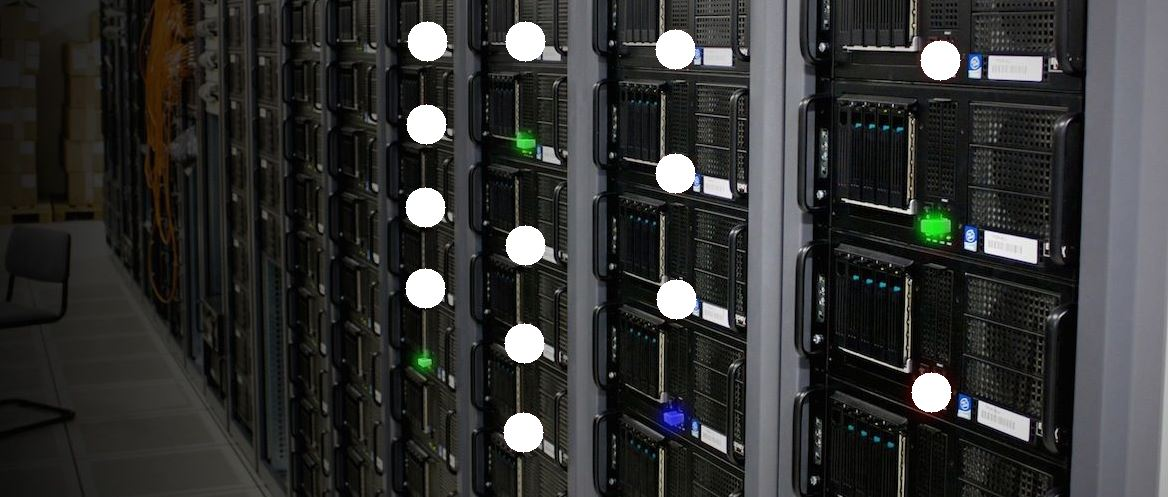
#> input picture red-detect-3-overlay.jpg, 1168 x 497 px, given in place of the camera
$ python detect-color-camera.py
#> lines starting #> are read from the running program, lines starting #| are printed output that depends on the picture
#
# * Copyright 2022 Vasoo Veerapen
# * vasoo (dot) veerapen (at) gmail (dot) com
# * https://www.linkedin.com/in/veerapen/
# *
# * This file is part of detect-color-camera.py
# *
# * SHAREMIG is free software: you can redistribute it and/or modify
#  it under the terms of the GNU General Public License as published by
#  the Free Software Foundation, either version 3 of the License, or
#  (at your option) any later version.
#  This program is distributed in the hope that it will be useful,
#  but WITHOUT ANY WARRANTY; without even the implied warranty of
#  MERCHANTABILITY or FITNESS FOR A PARTICULAR PURPOSE.  See the
#  GNU General Public License for more details.
#  You should have received a copy of the GNU General Public License
#  along with this program.  If not, see <https://www.gnu.org/licenses/>.

import cv2
import numpy as np

#Find the average of a list of numbers
def average(lst):
    return sum(lst) / len(lst)

#Create an array with a number of zeros
def zero_maker(n):
    listofzeros = [0] * n
    return listofzeros

#Adjust the brightness to detect. Depends on your environment and camera
thresh_value = 100

#A list to store the number of points of interest detected over time
poi_queue = zero_maker(20)

#Capture from a webcam or RTSP stream
cap = cv2.VideoCapture(0)

while(1):

    # Take each frame
    _, source = cap.read()
#> source is the input picture: shape (497, 1168, 3); mean B, G, R 50, 50.9, 50.4

    #Normalise the image
    norm_image = np.zeros(source.shape)
    norm_image = cv2.normalize(source, norm_image, 100, 255, cv2.NORM_MINMAX)
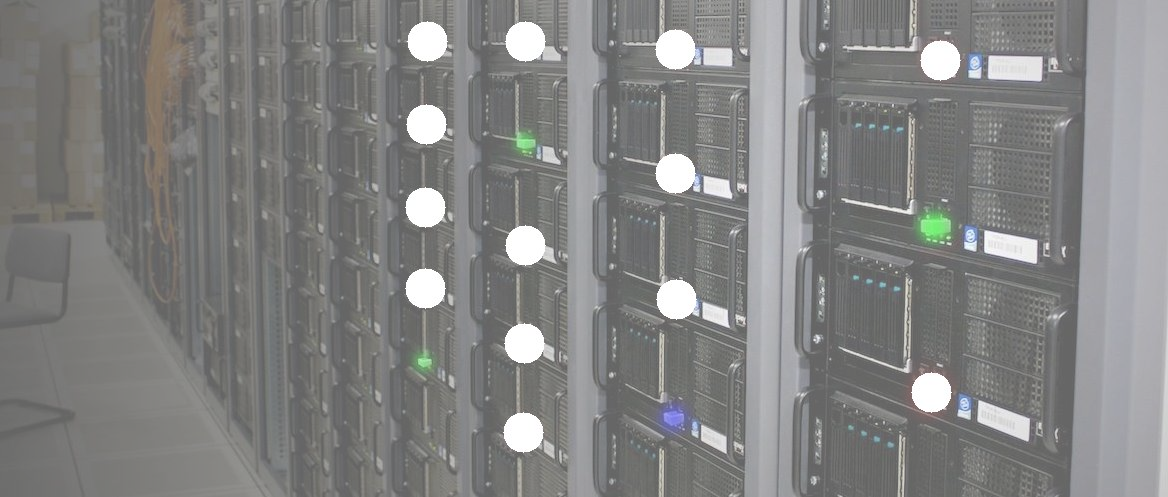
#> norm_image: shape (497, 1168, 3); mean B, G, R 130.4, 131, 130.6

    #Remove noise from the source image
    median = cv2.medianBlur(norm_image, 15)
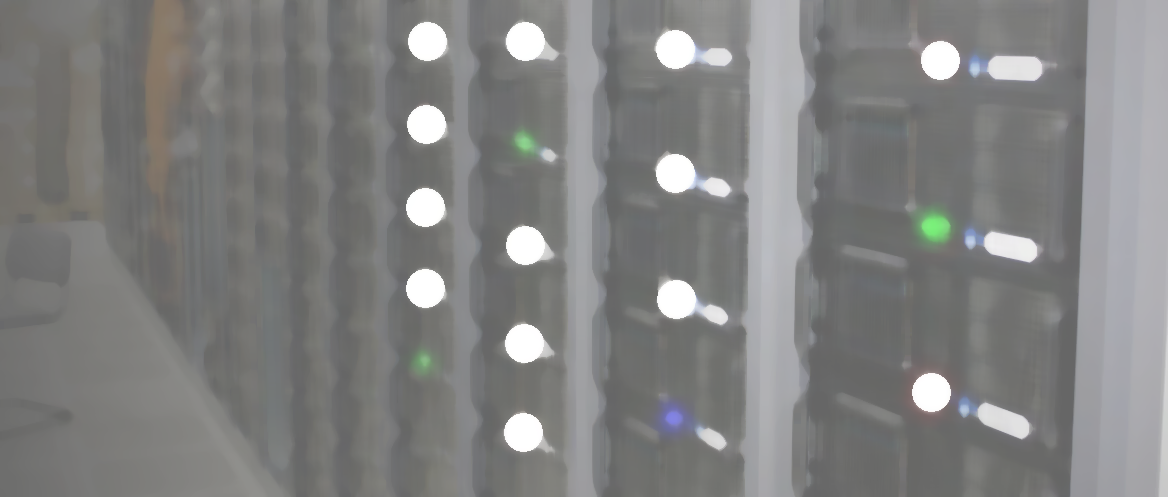
#> median: shape (497, 1168, 3); mean B, G, R 129.3, 129.8, 129.5

    # Convert BGR to HSV
    hsv_source = cv2.cvtColor(median, cv2.COLOR_BGR2HSV)
#> hsv_source: shape (497, 1168, 3); mean H, S, V 58.3, 6.4, 131.3

    # Setup the "Lower red" mask
    lower_red = np.array([0,100,100])
    upper_red = np.array([5,255,255])
    red_mask_1 = cv2.inRange(hsv_source, lower_red, upper_red)
#> red_mask_1: shape (497, 1168); every value is 0

    # Setup the "Upper red" mask
    lower_red = np.array([160,100,100])
    upper_red = np.array([179,255,255])
    red_mask_2 = cv2.inRange(hsv_source, lower_red, upper_red)

    # Join both masks
    red_mask_final = red_mask_1 + red_mask_2

    # Bitwise-AND mask on the hsv_source image
    output_hsv = cv2.bitwise_and(hsv_source, hsv_source, mask = red_mask_final)
#> output_hsv: shape (497, 1168, 3); every value is 0

    # Blur the image to smoothen out bright areas
    blurred = cv2.GaussianBlur(output_hsv, (15, 15), 0)

    # Threshold the image to reveal bright areas
    thresh = cv2.threshold(blurred, thresh_value, 255, cv2.THRESH_BINARY)[1]

    # Split the image into HSV components
    h_chan, s_chan, v_chan = cv2.split(thresh)

    # Erode and dilate the gray scale component to remove small unwanted areas
    kernel = np.ones((3,3), np.uint8)
    v_chan = cv2.erode(v_chan, kernel, iterations=2)
    v_chan = cv2.dilate(v_chan, kernel, iterations=4)

    # Perform a connected component analysis
    nlabels, labels, stats, _ = cv2.connectedComponentsWithStats(v_chan)
#> labels: shape (497, 1168) int32; every value is 0
#> nlabels = 1; stats = [[0, 0, 1168, 497, 580496]]

    # Create a mask to store the points of interest
    poi_mask = np.zeros(v_chan.shape, dtype="uint8")

    # Create a variable to store the number of points
    poi_count = 0

    # Loop over the labels
    for label in np.unique(labels):
        # Ignore the background label
        if label == 0:
            continue

        # Build the label mask and count the number of pixels in the area
        label_mask = np.zeros(v_chan.shape, dtype="uint8")
        label_mask[labels == label] = 255
        num_pixels = cv2.countNonZero(label_mask)

        # if the number of pixels in the component are sufficient in number then add the area to the point of interest mask
        if num_pixels > 50:
            poi_mask = cv2.add(poi_mask, label_mask)
            poi_count += 1
#> this loop made 1 pass
#> after the loop, poi_count = 0


    #Convert the POI mask back to RGB before overlaying the source image
    poi_mask_back_to_rgb = cv2.cvtColor(poi_mask, cv2.COLOR_GRAY2RGB)

    # Find contours:
    contours, hierachy = cv2.findContours(poi_mask, cv2.RETR_EXTERNAL, cv2.CHAIN_APPROX_NONE)
#> contours = []

    # Mark contours
    for contour in contours:
        M = cv2.moments(contour)
        # Print center (debugging):
        #print("center X : '{}'".format(round(M['m10'] / M['m00'])))
        #print("center Y : '{}'".format(round(M['m01'] / M['m00'])))
        # Draw a circle based centered at centroid coordinates
        cv2.circle(source, (round(M['m10'] / M['m00']), round(M['m01'] / M['m00'])), 20, (255, 255, 255), -1)
#> this loop made 0 passes

    #Remove the oldest value from the list and append the current value
    oldest_poi = poi_queue.pop(0)
    poi_queue.append(poi_count)
    #print ('POI queue:', poi_queue)

    #Calculate the average value and round up
    #This step helps to keep a constant POI value in event of warning LEDs turning on and off
    poi_average = average(poi_queue)
#> poi_average = 0
    poi_rounded = round(poi_average, 0)
#> poi_rounded = 0
    print ('Detected :', poi_rounded)
#| Detected : 0.0

    cv2.imshow('Overlayed Source Image', source)

    k = cv2.waitKey(5) & 0xFF
#> (key Esc is pressed here)
    if k == 27:
        break

cv2.destroyAllWindows()
